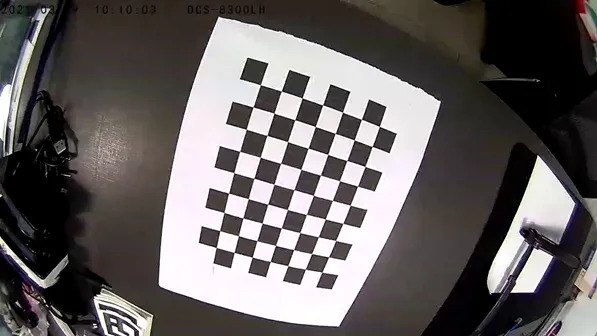
#> input picture Code projet initial/arducam_64mp/test_internet.jpg, 597 x 336 px; its folder holds only this picture in this run
$ python -i Reco_mire_fct.py   (imports and definitions only)   (older library calls are emulated)
#> lines starting #> are read from the running program, lines starting #| are printed output that depends on the picture; after the words box and inside, x2 and y2 are one past the last pixel; in counts of white or black regions, pixels touching at a corner belong together
#> further down, picture is the input picture: shape (336, 597, 3); mean B, G, R 97.4, 97.9, 102.4
#Ce fichier contient des fonctions utilisées par Reco_mire.py

import cv2
import numpy as np
import math
import threading
import itertools

def variance_of_image_blur_laplacian(gray_image):
        #Calcule la valeur de flou de l'image avec le Laplacien
	return round(cv2.Laplacian(gray_image, cv2.CV_64F).var(), 2)

# [5 lines left out: function variance_of_image_blur_sobel, not called in this run]

def variance_of_image_blur_Canny(gray_image):
    #Calcule la valeur de flou de l'image avec l'algorithme de Canny
	return round(cv2.Canny(gray_image, 100, 200).var(), 1)

# [130 lines left out: functions variance_of_image_blur_entropy, variance_of_image_blur_corner_counter, variance_of_image_blur_picture_variability, matrice_normalisation, matrice_rotation, pourcent_symbole_detected and 2 more, not called in this run]

def detect_contours(img, contour_show = False):
    #détection des contours de l'image
#> called with contour_show = False
    gray = cv2.cvtColor(img, cv2.COLOR_BGR2GRAY) #conversion de l'image en niveau de gris
    canny_image = cv2.Canny(gray, 50,150) #Appliquer un filtre de Canny sur l'image
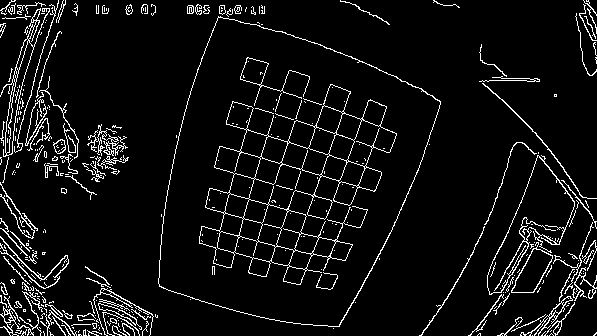
#> canny_image: shape (336, 597); 6.6% white in thin lines or dots
    contours, _ = cv2.findContours(canny_image, cv2.RETR_LIST, cv2.CHAIN_APPROX_SIMPLE) #Détection des contours
#> contours = 512 contours, 415 with area under 20; largest, box (x1, y1, x2, y2) and area: (158, 16, 441, 327) 61110, (158, 17, 441, 327) 60996, (199, 84, 397, 285) 19530, (487, 155, 575, 295) 4550, (487, 155, 575, 295) 4381

    if (contour_show):
        cv2.imshow('Contours', cv2.cvtColor(canny_image, cv2.COLOR_GRAY2RGB)) #on affiche les contours détectés

    return contours


# [117 lines left out: functions suppr_symboles_detectes_non_pertinents, determination_sequences_mire_reel, determination_sequences_mire_detect, comparaison_sequences, tri_correspondances, not called in this run]


# [10 lines not run here, left out]

need_to_determine_real_sequences = True


# [155 lines left out: functions sequence_comparison_et_tri, appariement_symboles_4rotations, not called in this run]

>>> import cv2
>>> picture = cv2.imread('arducam_64mp/test_internet.jpg')
>>> result = detect_contours(picture)
#> result has the same summary as contours in detect_contours
